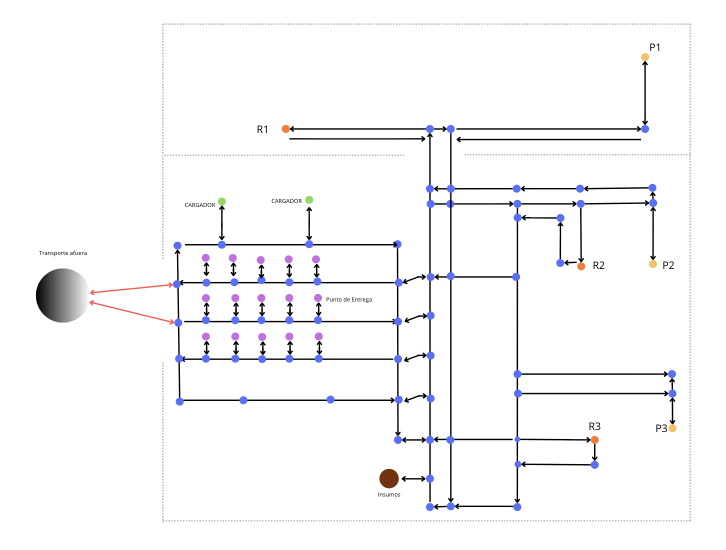
#> input picture assets/New_map.png, 1452 x 1100 px (shown at 1/2 size)
$ python extract_new_map_markers.py
#> lines starting #> are read from the running program, lines starting #| are printed output that depends on the picture; after the words box and inside, x2 and y2 are one past the last pixel; in counts of white or black regions, pixels touching at a corner belong together
#!/usr/bin/env python3
"""Extract New_map.png semantic marker components into reviewable JSON."""
import json
from pathlib import Path
import numpy as np
from PIL import Image
from scipy import ndimage

ROOT=Path(__file__).resolve().parents[1]
IMAGE=ROOT/"assets/New_map.png"; OUTPUT=ROOT/"nestlink/backend/app/data/new_map_markers.json"
# Reference hues sampled from the drawing; tolerances intentionally exclude near-white canvas/text.
PALETTE={"morado":"#b96bd4","verde":"#6dcc62","azul":"#536ff0","amarillo":"#ffc45a","cafe":"#7a3e0b","naranja":"#ff6b21","rojo":"#ff302c"}
def rgb(hexv): return np.array([int(hexv[i:i+2],16) for i in (1,3,5)],dtype=np.int16)
def main():
 im=np.asarray(Image.open(IMAGE).convert("RGB"),dtype=np.int32); result={}
 for name,hexv in PALETTE.items():
  ref=rgb(hexv); dist=np.sqrt(((im-ref)**2).sum(axis=2))
  mask=dist<(48 if name in ("rojo","naranja") else 75)
  # Remove thin antialiasing/text strokes: components need enough area, but retain
  # small circles by using a 2px closing before component labeling.
  mask=ndimage.binary_closing(mask,iterations=1)
  labels,n=ndimage.label(mask,structure=np.ones((3,3),int)); points=[]
  for i in range(1,n+1):
   yy,xx=np.where(labels==i); area=len(xx)
   if area<18: continue
   x0,x1,y0,y1=xx.min(),xx.max(),yy.min(),yy.max(); w,h=x1-x0+1,y1-y0+1
   # Text strokes are wide/long low-density components; retain marker-sized blobs.
   fill=area/(w*h)
   if area>3000 or (max(w,h)>90 and fill<0.18) or w<7 or h<7 or fill<0.28: continue
   point={"x_px":int(x0),"y_px":int(y0),"w":int(w),"h":int(h)}
   if name=="amarillo": point["etiqueta"]="P1" if y0<300 else "P2" if y0<700 else "P3"
   elif name=="naranja": point["etiqueta"]="R1" if y0<400 else "R2" if y0<700 else "R3"
   points.append(point)
  result[name]={"color":hexv,"puntos":sorted(points,key=lambda p:(p["y_px"],p["x_px"]))}
#> this loop made 7 passes
#> n on passes 1 to 7: 78, 2, 67, 126, 2, 3, 0
#> pass 1, in main, `dist = np.sqrt(((im - ref) ** 2).sum(axis=2))`:
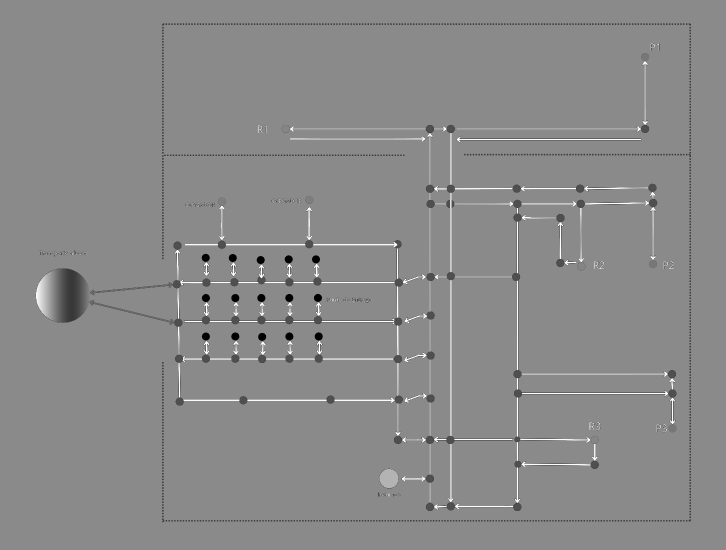
#> dist: shape (1100, 1452) float64 (shown at 1/2 size); min 13.49, max 301, mean 169; drawn with min black and max white
#> pass 1, in main, `mask=dist<(48 if name in ("rojo","naranja") else 75)`:
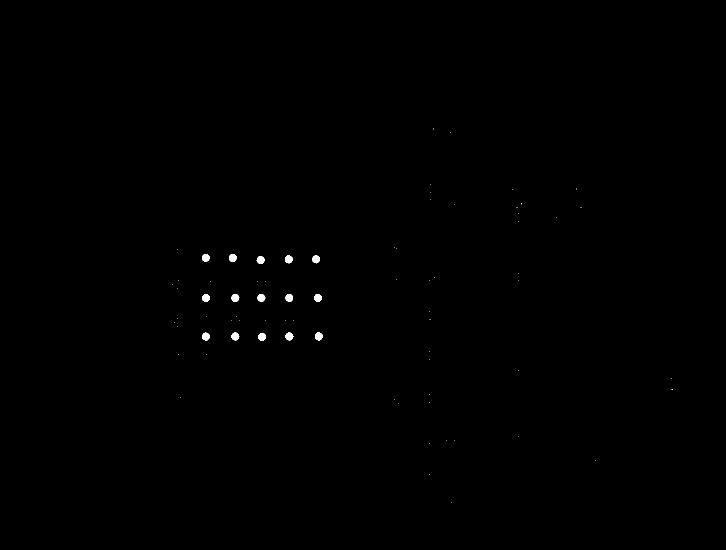
#> mask: shape (1100, 1452) bool (shown at 1/2 size); 0.18% white; 78 white regions (63 under 20 px), largest, box (x1, y1, x2, y2) and area: (630, 665, 645, 681) 195, (463, 588, 479, 604) 194, (515, 588, 531, 604) 193
#> pass 2, in main, `dist = np.sqrt(((im - ref) ** 2).sum(axis=2))`:
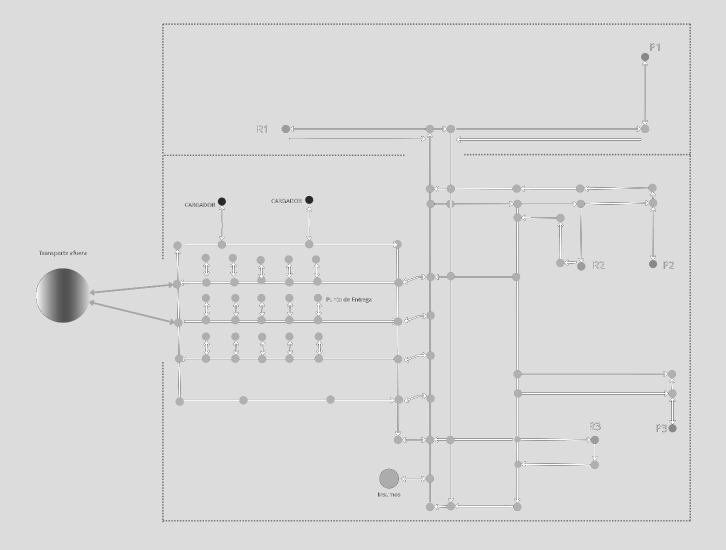
#> dist: shape (1100, 1452) float64 (shown at 1/2 size); min 41.12, max 251.2, mean 218
#> after the loop: mask: shape (1100, 1452) bool; every value is 0
#> after the loop, result = 7 items
 OUTPUT.parent.mkdir(parents=True,exist_ok=True); OUTPUT.write_text(json.dumps(result,ensure_ascii=False,indent=2)+"\n")
 print(json.dumps({k:len(v["puntos"]) for k,v in result.items()},ensure_ascii=False))
#| {"morado": 15, "verde": 2, "azul": 65, "amarillo": 3, "cafe": 1, "naranja": 3, "rojo": 0}
 for k,v in result.items(): print(k,":"," ".join(f"({p['x_px']},{p['y_px']},{p['w']}x{p['h']})" for p in v["puntos"]))
#> this loop made 7 passes
#> k on passes 1 to 6: 'morado', 'verde', 'azul', 'amarillo', 'cafe', 'naranja'
#> (k, v) on pass 7: ('rojo', {'color': '#ff302c', 'puntos': []})
#> (printed output is left out)
if __name__=="__main__":main()
